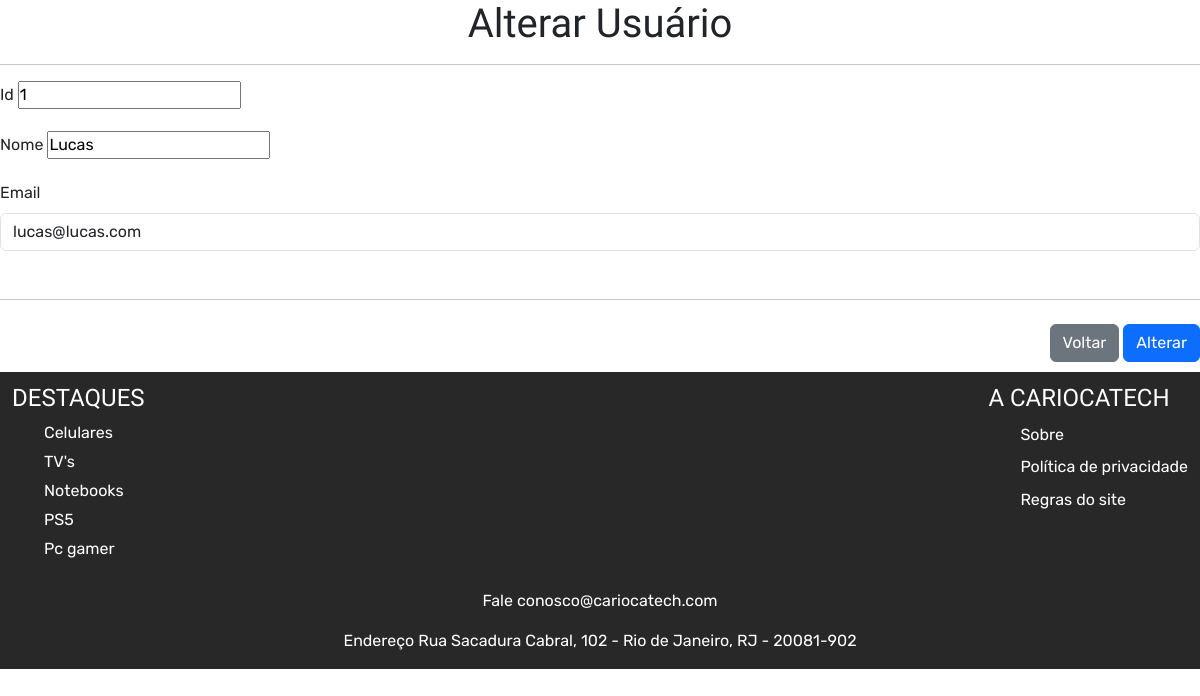
The page /minha-conta/usuario/alterar_usuario.php?id_usuario=1 on the database as committed earlier.
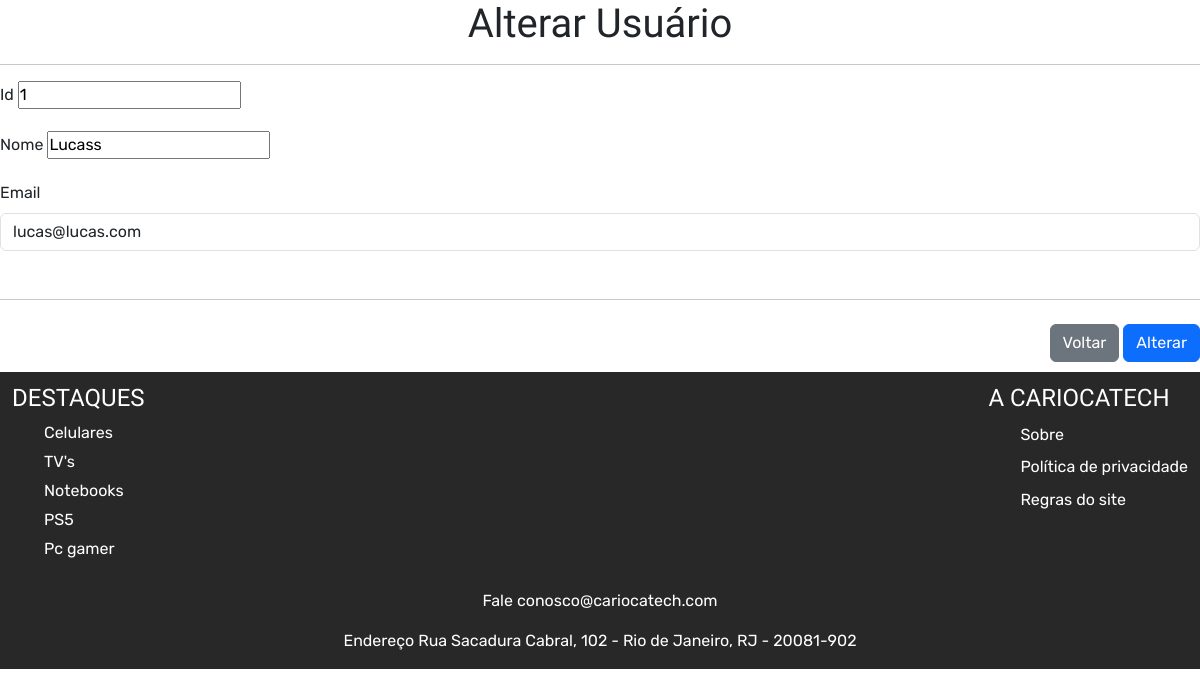
The same page on the database as committed later.
### tables this page shows
CREATE TABLE `usuario` (
  `id_usuario` int(11) NOT NULL,
  `foto` varchar(255) DEFAULT NULL,
  `nome` varchar(255) DEFAULT NULL,
  `cartao` varchar(255) DEFAULT NULL,
  `email` varchar(255) DEFAULT NULL,
  `criacao` timestamp NOT NULL DEFAULT current_timestamp() ON UPDATE current_timestamp(),
  `nascimento` date DEFAULT NULL,
  `nivel` varchar(255) DEFAULT NULL,
  `senha` varchar(255) DEFAULT NULL,
  `endereco` varchar(255) NOT NULL,
  `id_compra` int(11) DEFAULT NULL,
  `celular` varchar(255) DEFAULT NULL
);

### minha-conta/usuario/alterar_usuario.php (the view, shortened to what this page needs)
<?php
 include 'conexao.php';
    include '../../head.php';
if(isset($_GET['id_usuario'])){
    $id = $_GET['id_usuario'];
    $sql = "select * from usuario where id_usuario = '$id'";
    $seleciona = mysqli_query($conexao,$sql);
    $exibe = mysqli_fetch_array($seleciona);
    $nome = $exibe['nome'];
    $id = $exibe['id_usuario'];
    $email = $exibe['email'];
?>
        <h1 class='text-center'>Alterar Usuário </h1>
        <hr>
        <div>
        <form name="cadastro" method="post" action="update_usuario.php">
        <div class="mb-3">
            <label for="login" class="form-label">Id</label>
            <input class="text" id="form-control" id="id" name="id" placeholder="id" value="<?php echo $id ?>" required readonly>
        </div>
        <div class="mb-3">
            <label for="nome" class="form-label">Nome</label>
            <input class="text" id="form-control" id="nome" name="nome" placeholder="Nome Completo" value="<?php echo $nome ?>" required>
        </div>
        <div class="mb-3">
            <label for="email" class="form-label">Email</label>
            <input type="email" class="form-control" id="email" name="email" placeholder="email@provedor.com" value="<?php echo $email ?>">
        </div>
        <hr class="mt-5 mb-4">
        <div class="text-end">
            <button type="button" class="btn btn-secondary" onclick="history.go(-1)">Voltar</button>
            <button type="submit" class="btn btn-primary">Alterar</button>
        </div>
        </form>
        </div>
<?php
    }
    else{
        echo "
        <p> Esta é uma página de tratamento de dados. </p>
        <p> Clique <a href='listar_usuario.php'> aqui </a> para selecionar o usuario que deseja viaualizar. </p>
        ";
    }
    include '../../includes/rodape.php';
?>

Rows that differ between the two databases and show on the page:
changed usuario "lucas@lucas.com": nome "Lucas" → "Lucass"
